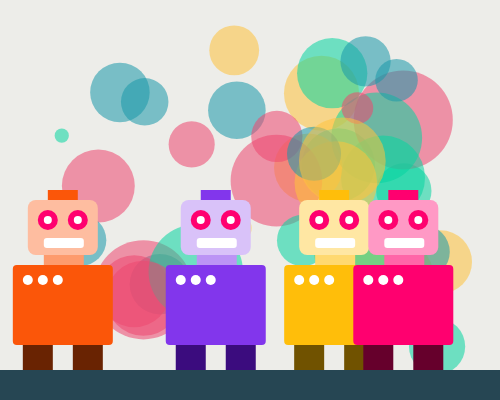
Frame 1 (no input)
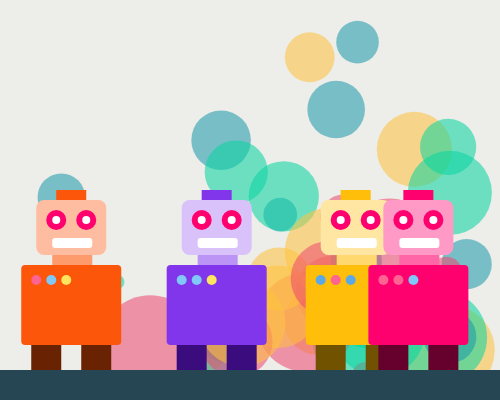
Frame 60 (no input)
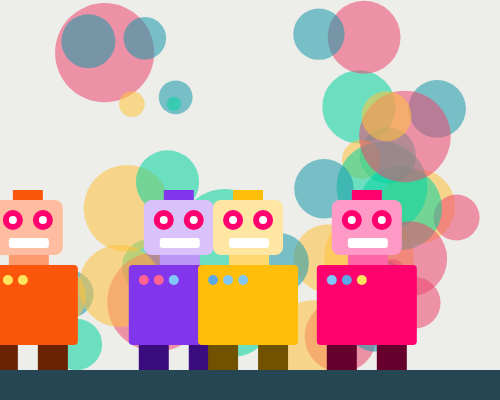
Frame 120 (the mouse pressed at the canvas centre since frame 60)

The p5.js sketch that drew these frames (run headless with seeded random() and noise() and a simulated clock; from frame 60 on, the mouse is pressed at the canvas centre):

// p5.js sketch
// ── sketch.js
class Robot {
  constructor(x, mainColor) {
    this.x = x;
    this.startingX = x;
    this.time = 0;
    this.xRange = random(25, 70);
    this.jitter = randomGaussian(7, 0.3);

    this.lightColor = ["white", "white", "white"];
    this.mainColor = mainColor;

    this.update();
  }

  update() {
    this.time += 1;

    const x = map(
      sin(this.time / this.jitter),
      -1,
      1,
      -this.xRange,
      this.xRange
    );
    this.x = this.startingX + x;

    if (this.time % 10 == 0) {
      colorMode(RGB);
      const lightColor = ["#5AA9E6", "#FF6392", "#7FC8F8", "#FFE45E"];
      this.lightColor[0] = random(lightColor);
      this.lightColor[1] = random(lightColor);
      this.lightColor[2] = random(lightColor);
    }
  }

  draw() {
    let { x } = this;
    noStroke();

    // antenna
    colorMode(HSL);
    fill(this.mainColor);
    rect(x + 20, 190, 30, 10);

    // head
    fill(this.mainColor[0], this.mainColor[1], this.mainColor[2] + 30);
    rect(x, 200, 70, 55, 8);

    // eyes
    fill(334, 100, 50);
    circle(x + 20, 220, 20);
    circle(x + 50, 220, 20);

    // inner eyes
    fill("White");
    circle(x + 20, 220, 8);
    circle(x + 50, 220, 8);

    // mouth
    rect(x + 16, 238, 40, 10, 3);

    // neck
    fill(this.mainColor[0], this.mainColor[1], this.mainColor[2] + 20);
    rect(x + 16, 255, 40, 15);

    // body
    fill(this.mainColor);
    rect(x - 15, 265, 100, 80, 4);

    // light

    fill(color(this.lightColor[0]));
    circle(x, 280, 10);
    fill(color(this.lightColor[1]));
    circle(x + 15, 280, 10);
    fill(color(this.lightColor[2]));
    circle(x + 30, 280, 10);

    fill("white");
    // Feet
    fill(this.mainColor[0], this.mainColor[1], this.mainColor[2] - 30);
    rect(x - 5, 345, 30, 30);
    rect(x + 45, 345, 30, 30);
  }
}

class Spotlights {
  constructor(canvas) {
    this.balls = [];
    this.canvas = canvas;

    const colors = ["#06D6A0", "#1B9AAA", "#EF476F", "#FFC43D"];
    for (let i = 0; i < 40; i++) {
      let size = randomGaussian(60, 20);
      this.balls.push({
        position: createVector(
          random(size, canvas.width - size),
          random(size, canvas.height - size)
        ),
        speed: createVector(randomGaussian(2, 2), randomGaussian(2, 2)),
        size: size,
        color: colors[i % colors.length],
      });
    }
  }

  update() {
    for (const ball of this.balls) {
      ball.position.add(ball.speed);

      if (
        ball.position.x + ball.size / 2 > this.canvas.width ||
        ball.position.x - ball.size / 2 < 0
      ) {
        ball.speed.mult(createVector(-1, 1));
      }
      if (
        ball.position.y + ball.size / 2 > this.canvas.height ||
        ball.position.y - +ball.size / 2 < 0
      ) {
        ball.speed.mult(createVector(1, -1));
      }
    }
  }

  draw() {
    for (const ball of this.balls) {
      noStroke();
      const targetColor = color(ball.color);
      targetColor.setAlpha(140);
      fill(targetColor);
      circle(ball.position.x, ball.position.y, ball.size);
    }
  }
}

let robots;
let spotlights;

function setup() {
  let canvas = {
    width: 500,
    height: 400,
  };

  createCanvas(canvas.width, canvas.height);
  spotlights = new Spotlights(canvas);
  robots = [
    new Robot(20, [19, 97, 51]),
    new Robot(170, [265, 83, 57]),
    new Robot(280, [44, 100, 52]),
    new Robot(360, [334, 100, 50]),
  ];
}

function update() {
  spotlights.update();
  for (const robot of robots) {
    robot.update();
  }
}

function draw() {
  update();
  colorMode(RGB);
  background("#edede9");

  spotlights.draw();
  for (const robot of robots) {
    robot.draw();
  }

  fill("#264653");
  rect(0, 370, 500, 600);
}
